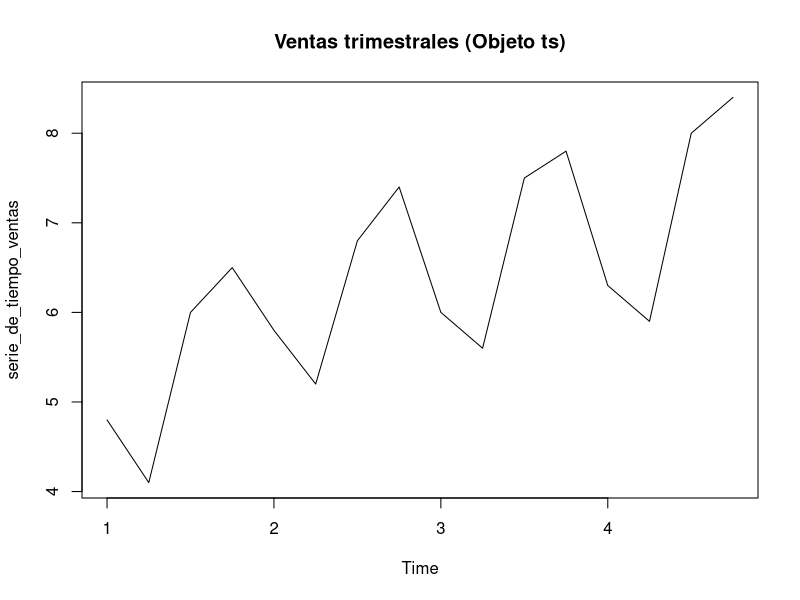
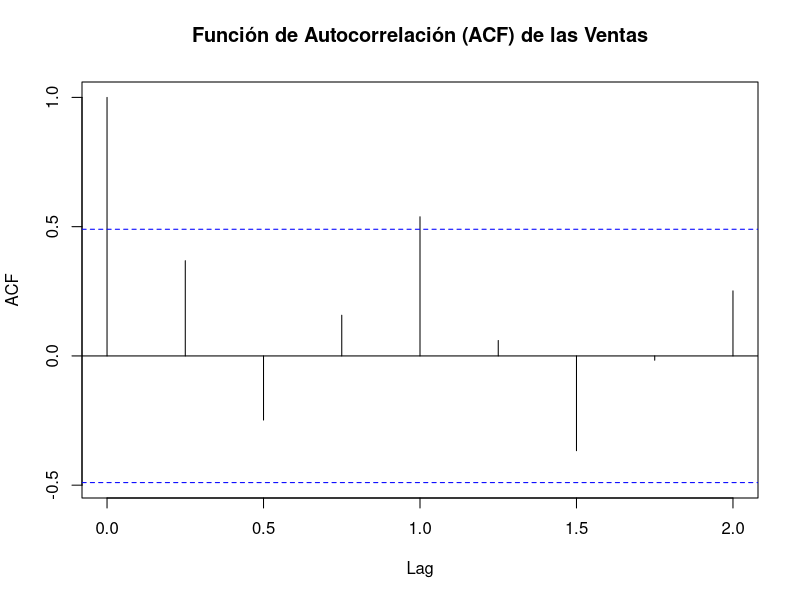
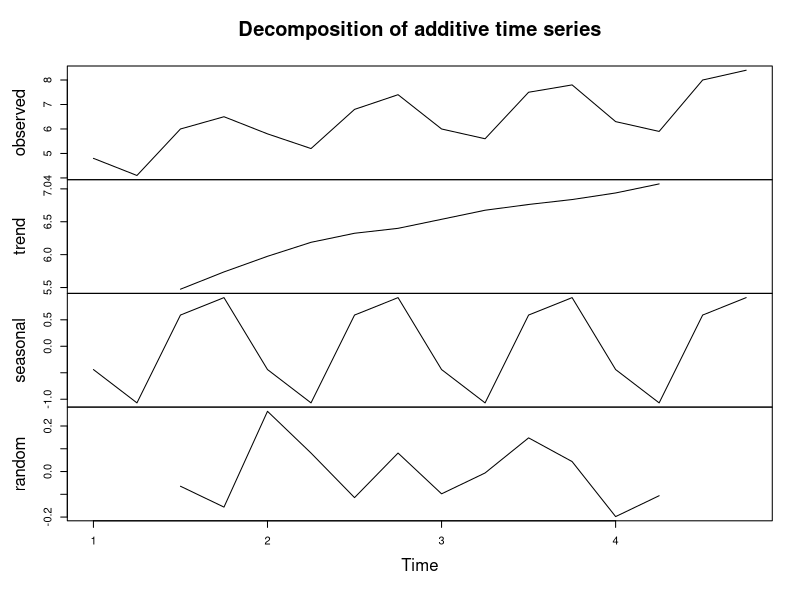
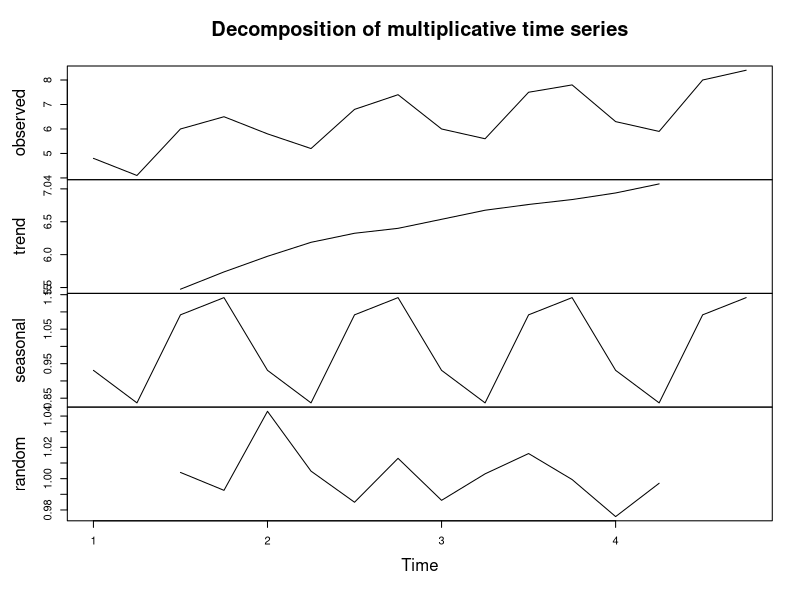
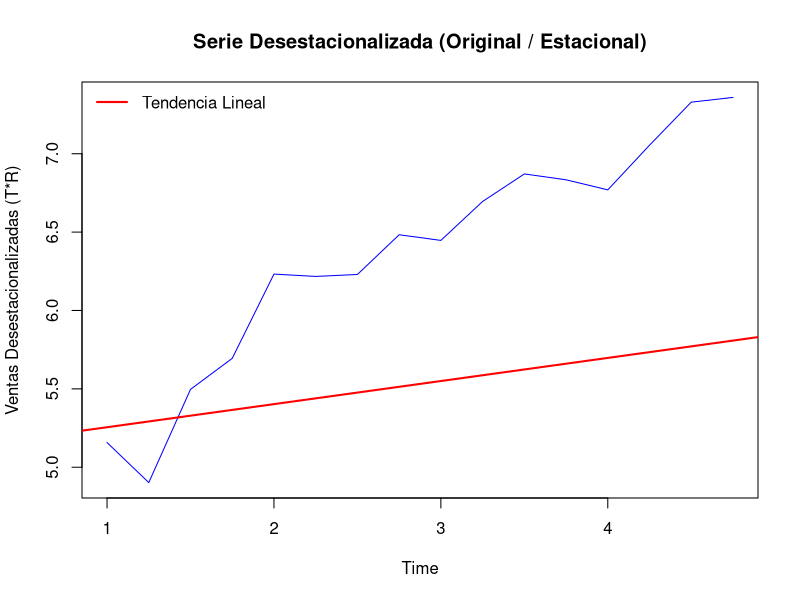
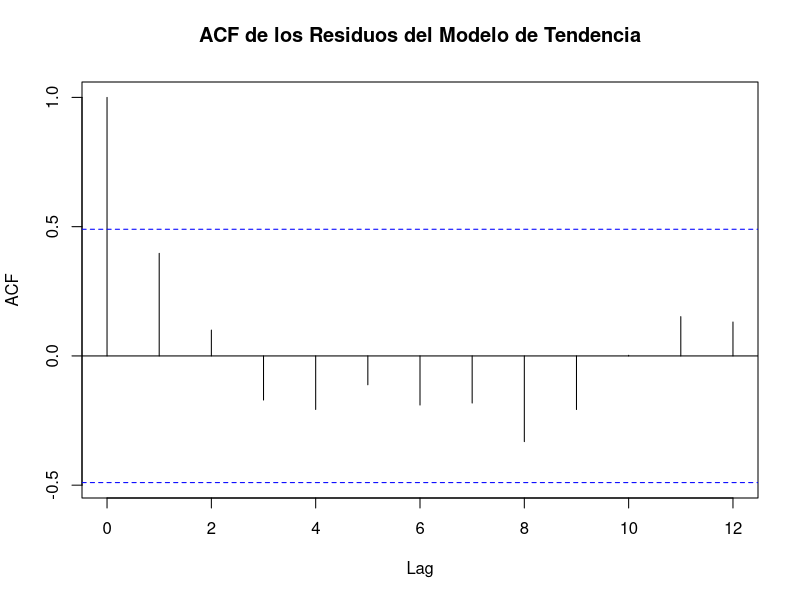
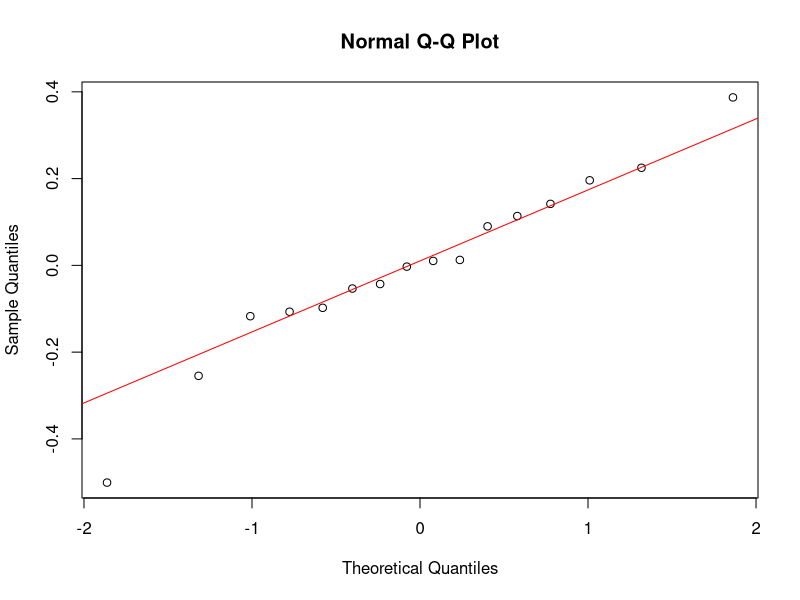
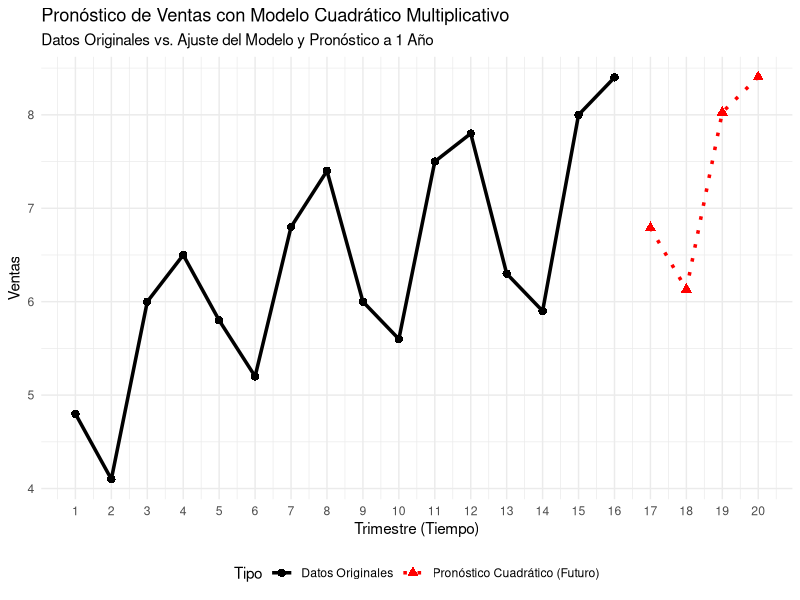

R code for these plots, in order:
## ---- chunk 1
anio = c(1,1,1,1,2,2,2,2,3,3,3,3,4,4,4,4)
trimestre = c(1,2,3,4,1,2,3,4,1,2,3,4,1,2,3,4)
ventas = c(4.8, 4.1, 6.0, 6.5, 5.8, 5.2, 6.8, 7.4, 6.0, 5.6, 7.5, 7.8, 6.3, 5.9, 8.0, 8.4)

Datos = data.frame(anio,trimestre,ventas)

serie_de_tiempo_ventas <- ts(
    data = Datos$ventas, 
    start = c(Datos$anio[1], Datos$trimestre[1]), 
    frequency = 4
)

print(serie_de_tiempo_ventas)
## ---- chunk 2
library(tseries)
library(ggplot2)

adf_test_result <- adf.test(serie_de_tiempo_ventas)

print(adf_test_result)

## ---- chunk 3
plot(serie_de_tiempo_ventas, main="Ventas trimestrales (Objeto ts)")
## ---- chunk 4
library(stats) 

# Graficar la Función de Autocorrelación
acf(serie_de_tiempo_ventas, 
    main = "Función de Autocorrelación (ACF) de las Ventas",
    lag.max = 8 # Muestra hasta 8 rezagos (dos años)
)
## ---- chunk 5
# Modelo sumativo
modelo_sumativo <- decompose(serie_de_tiempo_ventas)
cat("\nModelo sumativo\n")
#summary(modelo_sumativo)
print(modelo_sumativo)
plot(modelo_sumativo)

# Modelo multiplicativo
modelo_multiplicativo <- decompose(serie_de_tiempo_ventas, type = "multiplicative")
cat("\nModelo multiplicativo\n")
#summary(modelo_multiplicativo)
print(modelo_multiplicativo)
plot(modelo_multiplicativo)


## ---- chunk 6
indices_estacionales <- head(modelo_multiplicativo$seasonal, 4)

cat("Índices Estacionales (Multiplicativos):\n")
print(indices_estacionales)

## ---- chunk 7
# --- ANÁLISIS DEL MODELO LINEAL DE LA TENDENCIA ---

# 1. Calcular la serie desestacionalizada (Original / Estacional)
#    Y = T * S * R  =>  Deseasonalized (T*R) = Y / S
#    Esto tendrá NAs al inicio y al final, heredados de la tendencia.
serie_desest_mult <- serie_de_tiempo_ventas / modelo_multiplicativo$seasonal

# 2. Graficar la serie desestacionalizada
plot(serie_desest_mult, 
     main="Serie Desestacionalizada (Original / Estacional)",
     ylab="Ventas Desestacionalizadas (T*R)",
     col="blue")

# 3. Preparar datos para la regresión (Manejo de NAs)
tiempo <- 1:length(serie_desest_mult) # Vector de tiempo (1 a 16)
 
# 4. Alineación de datos (ELIMINA EL ERROR)
#    Encontramos los índices donde la serie desestacionalizada NO es NA
indices_validos <- which(!is.na(serie_desest_mult))
 
#    Creamos vectores alineados (longitud 12, en este caso)
tiempo_alineado <- tiempo[indices_validos]
ventas_desest_alineadas <- serie_desest_mult[indices_validos]
 
# 5. Crear el dataframe para la regresión
datos_regresion <- data.frame(
     Tiempo = tiempo_alineado,
     Ventas_Desest = ventas_desest_alineadas
)
 
# 6. Ajustar el modelo de tendencia lineal
modelo_tendencia_lineal <- lm(Ventas_Desest ~ Tiempo, data = datos_regresion)
 
summary(modelo_tendencia_lineal)

# 7. Graficar la línea de tendencia sobre la serie desestacionalizada
#    'abline' superpone la línea de regresión en el gráfico existente
abline(modelo_tendencia_lineal, col="red", lwd=2)
legend("topleft", legend="Tendencia Lineal", col="red", lwd=2, bty="n")
## ---- chunk 8
#summary(modelo_multiplicativo)
print(modelo_multiplicativo)

## ---- chunk 9
residuos_tendencia <- residuals(modelo_tendencia_lineal)

acf(residuos_tendencia, 
    main = "ACF de los Residuos del Modelo de Tendencia")

Box.test(residuos_tendencia, lag = 4, type = "Ljung-Box")

# 4. Prueba de Normalidad de los Residuos
qqnorm(residuos_tendencia)
qqline(residuos_tendencia, col="red")
shapiro.test(residuos_tendencia)
## ---- chunk 10
# 1. Añadir el término cuadrático al dataframe de regresión
datos_regresion$Tiempo_Cuadrado <- datos_regresion$Tiempo^2

# 2. Ajustar el modelo de regresión cuadrática
modelo_tendencia_cuadratico <- lm(Ventas_Desest ~ Tiempo + Tiempo_Cuadrado, data = datos_regresion)

# 3. Mostrar resultados
summary(modelo_tendencia_cuadratico)

# 4. Comparar el modelo lineal vs. el cuadrático
#    Un p-value bajo aquí (< 0.05) significa que el modelo cuadrático
#    es significativamente mejor que el lineal.
anova(modelo_tendencia_lineal, modelo_tendencia_cuadratico)
## ---- chunk 11
tiempo_futuro <- c(17, 18, 19, 20)

datos_para_predecir <- data.frame(
    Tiempo = tiempo_futuro,
    Tiempo_Cuadrado = tiempo_futuro^2
)

print(datos_para_predecir)

## TENDENCIA DESESTACIONALIZADA

prediccion_tendencia_futura <- predict(modelo_tendencia_cuadratico, newdata = datos_para_predecir)

print(prediccion_tendencia_futura)

# Obtener los índices multiplicativos (Q1, Q2, Q3, Q4)
indices_estacionales <- head(modelo_multiplicativo$seasonal, 4)

print(indices_estacionales)

# Multiplicar la tendencia por el índice estacional
pronostico_final <- prediccion_tendencia_futura * indices_estacionales

print(pronostico_final)
## ---- chunk 12
library(ggplot2)

# 1. Crear un dataframe con los datos originales
df_original <- data.frame(
    Tiempo = 1:16,
    Ventas = as.numeric(serie_de_tiempo_ventas),
    Tipo = "Datos Originales"
)

# 3. Crear un dataframe con el pronóstico futuro
df_futuro <- data.frame(
    Tiempo = tiempo_futuro, # El tiempo futuro (4 puntos)
    Ventas = pronostico_final,
    Tipo = "Pronóstico Cuadrático (Futuro)"
)

# 4. Combinar todo
df_total <- rbind(df_original, df_futuro)


# --- C. Graficar ---
ggplot(df_total, aes(x = Tiempo, y = Ventas, color = Tipo)) +
  geom_line(aes(linetype = Tipo), linewidth = 1.2) +
  geom_point(aes(shape = Tipo), size = 2.5) +
  scale_x_continuous(breaks = 1:20) + # Mostrar cada trimestre
  labs(
    title = "Pronóstico de Ventas con Modelo Cuadrático Multiplicativo",
    subtitle = "Datos Originales vs. Ajuste del Modelo y Pronóstico a 1 Año",
    x = "Trimestre (Tiempo)",
    y = "Ventas"
  ) +
  scale_color_manual(values = c(
    "Datos Originales" = "black", 
    "Ajuste Cuadrático (Previo)" = "blue", 
    "Pronóstico Cuadrático (Futuro)" = "red"
  )) +
  scale_linetype_manual(values = c(
    "Datos Originales" = "solid", 
    "Ajuste Cuadrático (Previo)" = "dashed", 
    "Pronóstico Cuadrático (Futuro)" = "dotted"
  )) +
  theme_minimal() +
  theme(legend.position = "bottom")
